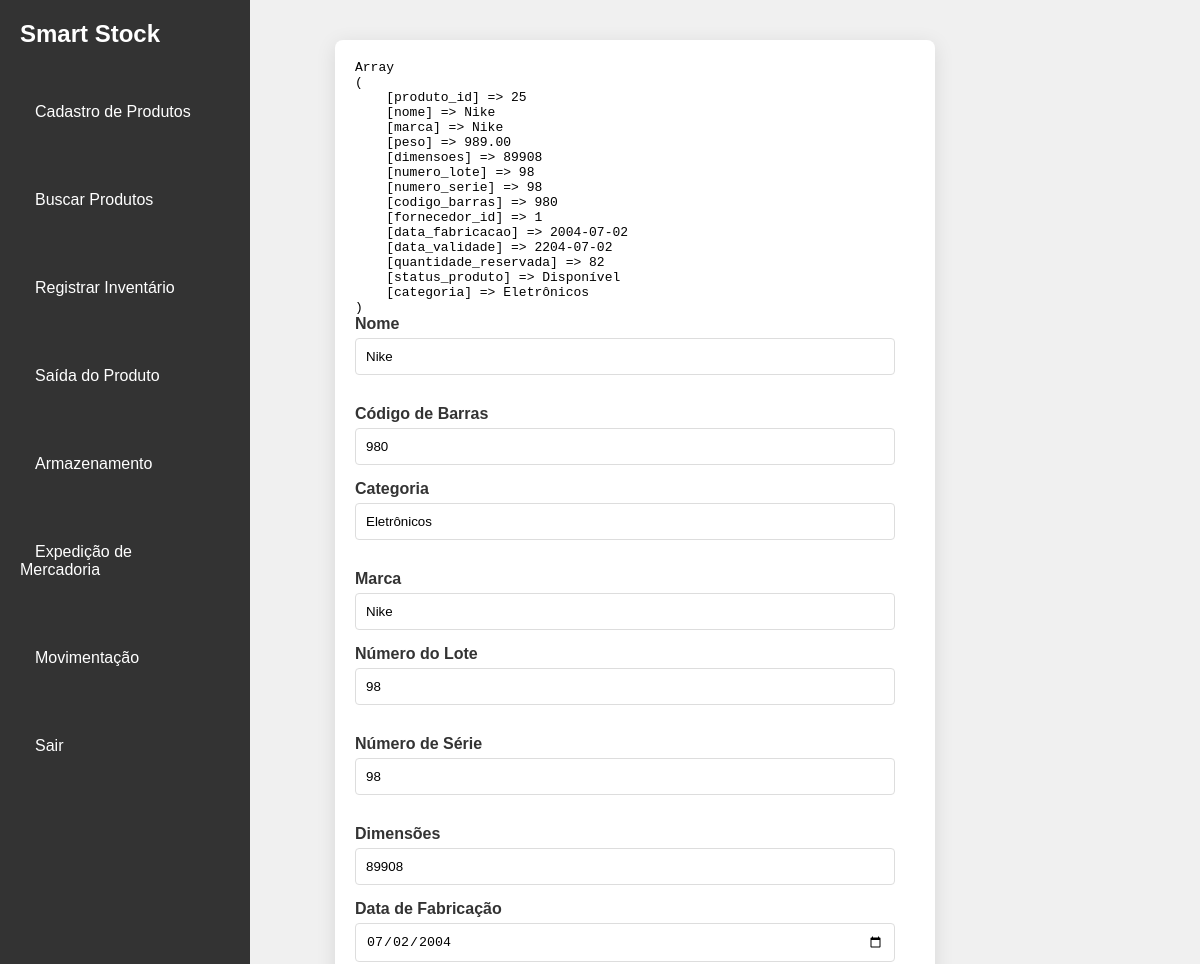
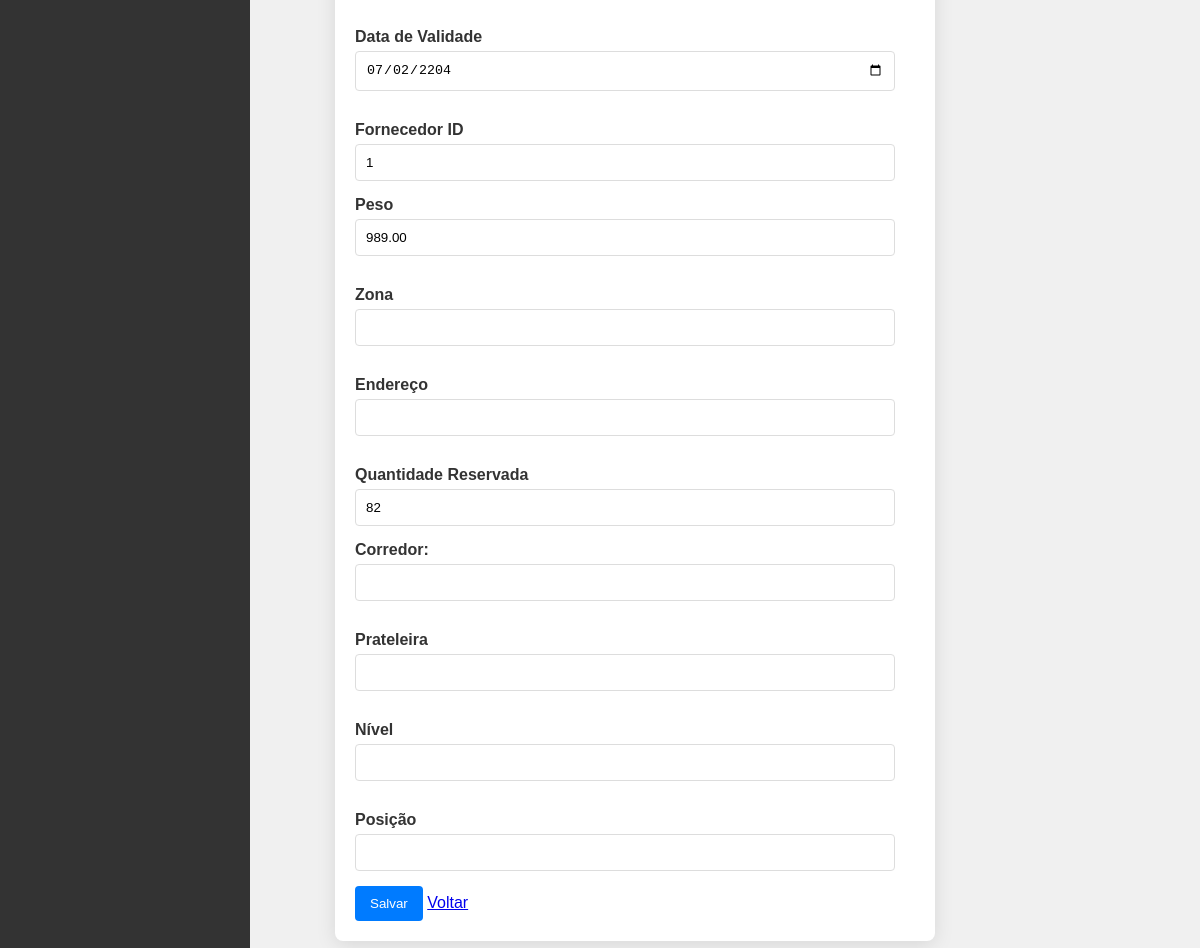
The page /view/editarProduto.php?id=25 (signed in) on the database its author committed (2 pictures, top to bottom).
### tables this page shows
CREATE TABLE `produto` (
  `produto_id` int NOT NULL,
  `nome` varchar(255) NOT NULL,
  `marca` varchar(100) DEFAULT NULL,
  `peso` decimal(10,2) DEFAULT NULL,
  `dimensoes` varchar(100) DEFAULT NULL,
  `numero_lote` varchar(50) DEFAULT NULL,
  `numero_serie` varchar(50) DEFAULT NULL,
  `codigo_barras` varchar(50) DEFAULT NULL,
  `fornecedor_id` int DEFAULT NULL,
  `data_fabricacao` date DEFAULT NULL,
  `data_validade` date DEFAULT NULL,
  `quantidade_reservada` int DEFAULT '0',
  `status_produto` varchar(50) DEFAULT 'Disponível',
  `categoria` varchar(100) DEFAULT NULL
);

### dao/ProdutoDao.php (called while the page is built, shortened)
<?php
class ProdutoDAO
{
    public static function buscarProdutoPorId($codigo)
    {
        try {
            $conexao = Conexao::conectar();
            $querySelect = "SELECT * FROM produto WHERE produto_id = :produto_id";
            $stmt = $conexao->prepare($querySelect);
            $stmt->bindValue(':produto_id', $codigo, PDO::PARAM_INT);
            $stmt->execute();
            if ($stmt->rowCount() > 0) {
                return $stmt->fetch(PDO::FETCH_ASSOC);
            } else {
                throw new Exception("Produto não encontrado.");
            }
        } catch (PDOException $e) {
            throw new Exception("Erro ao buscar produto por ID: " . $e->getMessage());
        }
    }
}

### view/editarProduto.php (the view, shortened to what this page needs)
<!DOCTYPE html>
<html lang="pt-br">
<head>
    <link rel="stylesheet" href="../css/produto/editarProduto.css">
    <link rel="stylesheet" href="../css/header.css">
    <link rel="stylesheet" href="../css/index.css">
</head>
<body>
    <header id="header">
        <nav id="navbar">
            <h1 id="system-name">Smart Stock</h1>
            <ul id="nav">
                <li class="nav-item"><a href="cadastroProduto.php">Cadastro de Produtos</a></li>
                <li class="nav-item"><a href="listaProduto.php">Buscar Produtos</a></li>
                <li class="nav-item"><a href="registrarInventario.php">Registrar Inventário</a></li>
                <li class="nav-item"><a href="registrarSaidaProduto.php">Saída do Produto</a></li>
                <li class="nav-item"><a href="Armazenamento.php">Armazenamento</a></li>
                <li class="nav-item"><a href="ExpediçãodeMercadoria.php">Expedição de Mercadoria</a></li>
                <li class="nav-item"><a href="movimentacao.php">Movimentação</a></li>
                <li class="nav-item"><a href="../index.php">Sair</a></li>
            </ul>
        </nav>
    </header>
    <main>
        <form action="../controller/processaEdicaoProduto.php" method="post" id="form">
            <?php
            if (isset($_GET['id'])) {
                $produtoId = $_GET['id'];
                try {
                    $produto = ProdutoDao::buscarProdutoPorId($produtoId);
                } catch (Exception $e) {
                    echo '<pre>';
                    print_r($e);
                    echo '</pre>';
                    echo '<p>' . htmlspecialchars($e->getMessage()) . '</p>';
                }
                if (isset($produto) && is_array($produto)) {
                    echo '<pre>';
                    print_r($produto);
                    echo '</pre>';
            ?>
                    <div class="form-main">
                        <div class="input-column">
                            <div class="input-group">
                                <label for="nome">Nome</label>
                                <input type="text" id="nome" name="nome" value="<?php echo htmlspecialchars($produto['nome']); ?>" required>
                            </div>
                            <div class="input-group">
                                <label for="codigo_barras">Código de Barras</label>
                                <input type="text" id="codigo_barras" name="codigo_barras" value="<?php echo htmlspecialchars($produto['codigo_barras']); ?>" required>
                            </div>
                        </div>
                        <div class="input-column">
                            <div class="input-group">
                                <label for="categoria">Categoria</label>
                                <input type="text" id="categoria" name="categoria" value="<?php echo htmlspecialchars($produto['categoria']); ?>" required>
                            </div>
                            <div class="input-group">
                                <label for="marca">Marca</label>
                                <input type="text" id="marca" name="marca" value="<?php echo htmlspecialchars($produto['marca']); ?>" required>
                            </div>
                        </div>
                        <div class="input-column">
                            <div class="input-group">
                                <label for="numero_lote">Número do Lote</label>
                                <input type="text" id="numero_lote" name="numero_lote" value="<?php echo htmlspecialchars($produto['numero_lote']); ?>" required>
                            </div>
                            <div class="input-group">
                                <label for="numero_serie">Número de Série</label>
                                <input type="text" id="numero_serie" name="numero_serie" value="<?php echo htmlspecialchars($produto['numero_serie']); ?>" required>
                            </div>
                            <div class="input-group">
                                <label for="dimensoes">Dimensões</label>
                                <input type="text" id="dimensoes" name="dimensoes" value="<?php echo htmlspecialchars($produto['dimensoes']); ?>" required>
                            </div>
                        </div>
                        <div class="input-column">
                            <div class="input-group">
                                <label for="data_fabricacao">Data de Fabricação</label>
                                <input type="date" id="data_fabricacao" name="data_fabricacao" value="<?php echo htmlspecialchars($produto['data_fabricacao']); ?>" required>
                            </div>
                            <div class="input-group">
                                <label for="data_validade">Data de Validade</label>
                                <input type="date" id="data_validade" name="data_validade" value="<?php echo htmlspecialchars($produto['data_validade']); ?>" required>
                            </div>
                            <div class="input-group">
                                <label for="fornecedor_id">Fornecedor ID</label>
                                <input type="text" id="fornecedor_id" name="fornecedor_id" value="<?php echo htmlspecialchars($produto['fornecedor_id']); ?>" required>
                            </div>
                        </div>
                        <div class="input-column">
                            <div class="input-group">
                                <label for="peso">Peso</label>
                                <input type="number" step="0.01" id="peso" name="peso" value="<?php echo htmlspecialchars($produto['peso']); ?>" required>
                            </div>
                            <div class="input-group">
                                <label for="zona">Zona</label>
                                <input type="text" id="zona" name="zona" value="<?php echo htmlspecialchars($produto['zona']); ?>" required>
                            </div>
                            <div class="input-group">
                                <label for="endereco">Endereço</label>
                                <input type="text" id="endereco" name="endereco" value="<?php echo htmlspecialchars($produto['endereco']); ?>" required>
                            </div>
                            <div class="input-group">
                                <label for="quantidade_reservada">Quantidade Reservada</label>
                                <input type="number" id="quantidade_reservada" name="quantidade_reservada" value="<?php echo htmlspecialchars($produto['quantidade_reservada']); ?>" required>
                            </div>
                        </div>
                        <div class="input-column">
                            <div class="input-group">
                                <label>Corredor:</label>
                                <input type="text" name="corredor" value="<?php echo htmlspecialchars($produto['corredor']); ?>" required>
                            </div>
                            <div class="input-group">
                                <label for="prateleira">Prateleira</label>
                                <input type="text" id="prateleira" name="prateleira" value="<?php echo htmlspecialchars($produto['prateleira']); ?>" required>
                            </div>
                            <div class="input-group">
                                <label for="nivel">Nível</label>
                                <input type="text" id="nivel" name="nivel" value="<?php echo htmlspecialchars($produto['nivel']); ?>" required>
                            </div>
                            <div class="input-group">
                                <label for="posicao">Posição</label>
                                <input type="text" id="posicao" name="posicao" value="<?php echo htmlspecialchars($produto['posicao']); ?>" required>
                            </div>
                        </div>
                    </div>
                    <div class="form-actions">
                        <button type="submit">Salvar</button>
                        <a href="listaProduto.php">Voltar</a>
                    </div>
            <?php
                } else {
                    echo '<p>Produto não encontrado.</p>';
                }
            } else {
                echo '<p>ID do produto não fornecido.</p>';
            }
            ?>
        </form>
    </main>
</body>
</html>

### css/produto/editarProduto.css (style rules this page uses)
main { padding: 20px; }
#form { background-color: #fff; border-radius: 8px; box-shadow: 0 4px 20px rgba(0, 0, 0, 0.1); padding: 20px; max-width: 600px; margin: 20px auto; }
.input-column { display: flex; flex-direction: column; gap: 15px; }
.input-group { margin-bottom: 15px; }
#form label { display: block; margin-bottom: 5px; font-weight: bold; color: #333; }
#form input[type="text"], #form input[type="email"], #form input[type="number"], #form input[type="date"], #form textarea { width: calc(100% - 20px); padding: 10px; border: 1px solid #ddd; border-radius: 4px; transition: border-color 0.3s; }
button { background-color: #007bff; color: #fff; padding: 10px 15px; border: none; border-radius: 4px; cursor: pointer; transition: background-color 0.3s; }

### css/header.css (style rules this page uses)
#navbar { display: flex; flex-direction: column; justify-content: flex-start; align-items: flex-start; position: fixed; left: 0; top: 0; width: 250px; height: 100%; background-color: #333; padding: 20px; }
#nav { list-style-type: none; display: flex; flex-direction: column; gap: 70px; margin-top: 26%; }
.nav-item a { color: white; text-decoration: none; padding: 10px 15px; border-radius: 4px; width: 100%; transition: background-color 0.3s; }
main { margin: 0 200px 0 270px; }

### css/index.css (style rules this page uses)
* { box-sizing: border-box; margin: 0; padding: 0; }
body { font-family: Verdana, Geneva, Tahoma, sans-serif; background-color: #f0f0f0; }
h1 { color: #fff; }

### rows shown on the page
produto: nome "Nike", codigo_barras "980", categoria "Eletrônicos", marca "Nike", numero_lote "98", numero_serie "98", dimensoes "89908", data_fabricacao "07/02/2004", data_validade "07/02/2204", fornecedor_id "1", peso "989.00", quantidade_reservada "82"
